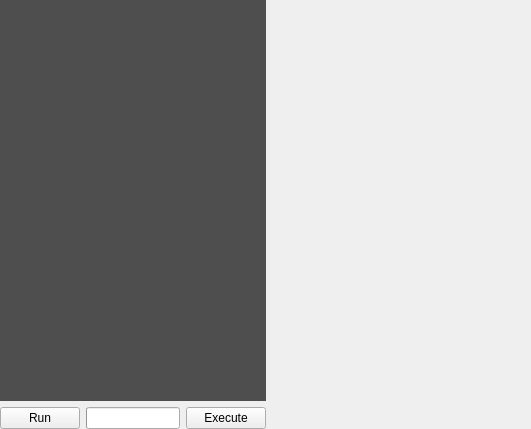
<?xml version="1.0" encoding="UTF-8"?>
<ui version="4.0">
 <class>MainWindow</class>
 <widget class="QWidget" name="MainWindow">
  <property name="geometry">
   <rect>
    <x>0</x>
    <y>0</y>
    <width>531</width>
    <height>429</height>
   </rect>
  </property>
  <property name="windowTitle">
   <string>Evo Cubist Polygon Test</string>
  </property>
  <layout class="QGridLayout" name="gridLayout">
   <property name="margin">
    <number>0</number>
   </property>
   <property name="spacing">
    <number>4</number>
   </property>
   <item row="0" column="0">
    <layout class="QVBoxLayout" name="verticalLayout">
     <item>
      <widget class="QTextEdit" name="scriptEditor">
       <property name="styleSheet">
        <string notr="true">color: White;
background-color: rgba(33, 33, 33, 200);</string>
       </property>
       <property name="frameShape">
        <enum>QFrame::NoFrame</enum>
       </property>
       <property name="frameShadow">
        <enum>QFrame::Plain</enum>
       </property>
       <property name="lineWidth">
        <number>0</number>
       </property>
      </widget>
     </item>
     <item>
      <layout class="QHBoxLayout" name="horizontalLayout">
       <item>
        <widget class="QPushButton" name="runStopPushButton">
         <property name="text">
          <string>Run</string>
         </property>
        </widget>
       </item>
       <item>
        <widget class="QProgressBar" name="progressBar">
         <property name="styleSheet">
          <string notr="true">color:White;</string>
         </property>
         <property name="maximum">
          <number>1000</number>
         </property>
         <property name="value">
          <number>0</number>
         </property>
        </widget>
       </item>
       <item>
        <widget class="QPushButton" name="executePushButton">
         <property name="text">
          <string>Execute</string>
         </property>
        </widget>
       </item>
      </layout>
     </item>
    </layout>
   </item>
   <item row="0" column="1">
    <spacer name="horizontalSpacer_2">
     <property name="orientation">
      <enum>Qt::Horizontal</enum>
     </property>
     <property name="sizeHint" stdset="0">
      <size>
       <width>246</width>
       <height>20</height>
      </size>
     </property>
    </spacer>
   </item>
  </layout>
 </widget>
 <layoutdefault spacing="6" margin="11"/>
 <resources/>
 <connections/>
</ui>
